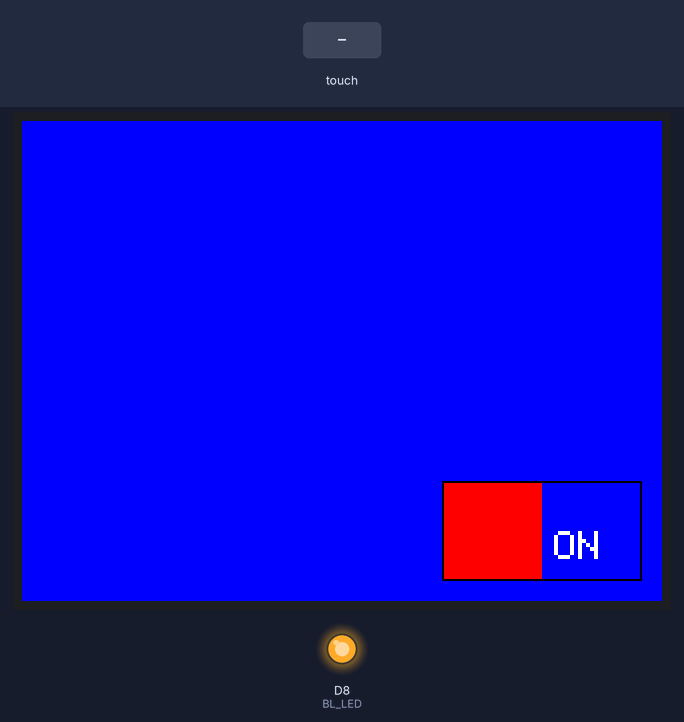
The sketch below on a simulated ESP8266 (NodeMCU). Shown: 320×240 colour display, output pins drawn as LEDs (lit = HIGH). Inputs (shaded band) come from the test bench. What the sketch prints to the serial monitor is not drawn.

Above: at 1.4 s.

The sketch:

onoffbutton.ino
```cpp
//This example implements a simple sliding On/Off button. The example
// demonstrates drawing and touch operations.
//
//Thanks to Adafruit forums member Asteroid for the original sketch!
//
#include <Arduino.h>
#include <Adafruit_GFX.h>
#include <SPI.h>
#include <Wire.h>
#include <Adafruit_ILI9341.h>
#include <XPT2046_Touchscreen.h>
#define TOUCH_CS_PIN D3
#define TOUCH_IRQ_PIN D2
// This is calibration data for the raw touch data to the screen coordinates
#define TS_MINX 318
#define TS_MINY 203
#define TS_MAXX 3951
#define TS_MAXY 3859
/*#define TS_MINX 150
#define TS_MINY 130
#define TS_MAXX 3800
#define TS_MAXY 4000*/
XPT2046_Touchscreen ts(TOUCH_CS_PIN,TOUCH_IRQ_PIN);

#define TFT_CS 10
#define TFT_DC D4
Adafruit_ILI9341 tft = Adafruit_ILI9341(TFT_CS, TFT_DC);
#define BL_LED D8
bool RecordOn = false;
bool beentouched = false;

#define FRAME_X 210
#define FRAME_Y 180
#define FRAME_W 100
#define FRAME_H 50

#define REDBUTTON_X FRAME_X
#define REDBUTTON_Y FRAME_Y
#define REDBUTTON_W (FRAME_W/2)
#define REDBUTTON_H FRAME_H

#define GREENBUTTON_X (REDBUTTON_X + REDBUTTON_W)
#define GREENBUTTON_Y FRAME_Y
#define GREENBUTTON_W (FRAME_W/2)
#define GREENBUTTON_H FRAME_H

void drawFrame()
{
  tft.drawRect(FRAME_X, FRAME_Y, FRAME_W, FRAME_H, ILI9341_BLACK);
}

void redBtn()
{
  tft.fillRect(REDBUTTON_X, REDBUTTON_Y, REDBUTTON_W, REDBUTTON_H, ILI9341_RED);
  tft.fillRect(GREENBUTTON_X, GREENBUTTON_Y, GREENBUTTON_W, GREENBUTTON_H, ILI9341_BLUE);
  drawFrame();
  tft.setCursor(GREENBUTTON_X + 6 , GREENBUTTON_Y + (GREENBUTTON_H/2));
  tft.setTextColor(ILI9341_WHITE);
  tft.setTextSize(2);
  tft.println("ON");
  RecordOn = false;
}

void greenBtn()
{
  tft.fillRect(GREENBUTTON_X, GREENBUTTON_Y, GREENBUTTON_W, GREENBUTTON_H, ILI9341_GREEN);
  tft.fillRect(REDBUTTON_X, REDBUTTON_Y, REDBUTTON_W, REDBUTTON_H, ILI9341_BLUE);
  drawFrame();
  tft.setCursor(REDBUTTON_X + 6 , REDBUTTON_Y + (REDBUTTON_H/2));
  tft.setTextColor(ILI9341_WHITE);
  tft.setTextSize(2);
  tft.println("OFF");
  RecordOn = true;
}

void setup(void)
{
  pinMode(BL_LED, OUTPUT);
  digitalWrite(BL_LED, HIGH);
  Serial.begin(9600);
  tft.begin();
  if (!ts.begin()) {
    Serial.println("Unable to start touchscreen.");
  }
  else {
    Serial.println("Touchscreen started.");
  }
  tft.setRotation(3);
  tft.fillScreen(ILI9341_BLUE);
  // origin = left,top landscape (USB left upper)

  redBtn();
}

void loop()
{
  // See if there's any  touch data for us
  if (ts.touched() && !beentouched)
  {
    beentouched = true;
    // Retrieve a point
    TS_Point p = ts.getPoint();

    p.y = map(p.y, TS_MINY, TS_MAXY, 0, tft.height());
    p.x = map(p.x, TS_MINX, TS_MAXX, 0, tft.width());
    int y = p.y;
    int x = p.x;

    if (RecordOn)
    {
      if((x > REDBUTTON_X) && (x < (REDBUTTON_X + REDBUTTON_W))) {
        if ((y > REDBUTTON_Y) && (y <= (REDBUTTON_Y + REDBUTTON_H))) {
          Serial.println("Red btn hit");
          redBtn();
        }
      }
    }
    else //Record is off (RecordOn == false)
    {
      if((x > GREENBUTTON_X) && (x < (GREENBUTTON_X + GREENBUTTON_W))) {
        if ((y > GREENBUTTON_Y) && (y <= (GREENBUTTON_Y + GREENBUTTON_H))) {
          Serial.println("Green btn hit");
          greenBtn();
        }
      }
    }

    Serial.println(RecordOn);

    //wait for release
    while (ts.touched()) {delay(10);};
    beentouched = false;
  }
}
```
